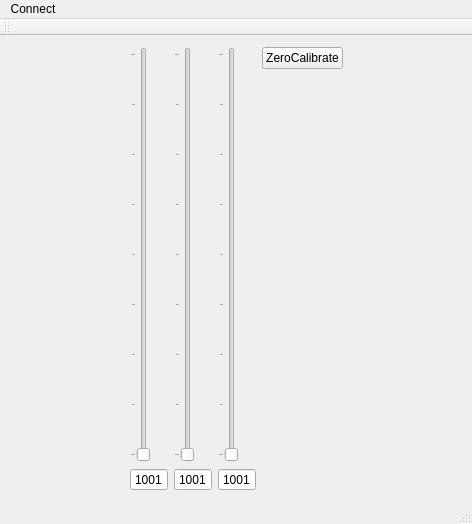
<?xml version="1.0" encoding="UTF-8"?>
<ui version="4.0">
 <class>TripodTestClass</class>
 <widget class="QMainWindow" name="TripodTestClass">
  <property name="geometry">
   <rect>
    <x>0</x>
    <y>0</y>
    <width>472</width>
    <height>524</height>
   </rect>
  </property>
  <property name="windowTitle">
   <string>TripodTest</string>
  </property>
  <widget class="QWidget" name="centralWidget">
   <layout class="QGridLayout" name="gridLayout">
    <item row="1" column="2">
     <widget class="QSpinBox" name="sb3">
      <property name="enabled">
       <bool>true</bool>
      </property>
      <property name="frame">
       <bool>true</bool>
      </property>
      <property name="readOnly">
       <bool>true</bool>
      </property>
      <property name="buttonSymbols">
       <enum>QAbstractSpinBox::NoButtons</enum>
      </property>
      <property name="maximum">
       <number>1023</number>
      </property>
      <property name="value">
       <number>1001</number>
      </property>
     </widget>
    </item>
    <item row="1" column="1">
     <widget class="QSpinBox" name="sb0">
      <property name="enabled">
       <bool>true</bool>
      </property>
      <property name="frame">
       <bool>true</bool>
      </property>
      <property name="readOnly">
       <bool>true</bool>
      </property>
      <property name="buttonSymbols">
       <enum>QAbstractSpinBox::NoButtons</enum>
      </property>
      <property name="maximum">
       <number>1023</number>
      </property>
      <property name="value">
       <number>1001</number>
      </property>
     </widget>
    </item>
    <item row="1" column="3">
     <widget class="QSpinBox" name="sb5">
      <property name="enabled">
       <bool>true</bool>
      </property>
      <property name="frame">
       <bool>true</bool>
      </property>
      <property name="readOnly">
       <bool>true</bool>
      </property>
      <property name="buttonSymbols">
       <enum>QAbstractSpinBox::NoButtons</enum>
      </property>
      <property name="maximum">
       <number>1023</number>
      </property>
      <property name="value">
       <number>1001</number>
      </property>
     </widget>
    </item>
    <item row="0" column="0">
     <spacer name="horizontalSpacer_2">
      <property name="orientation">
       <enum>Qt::Horizontal</enum>
      </property>
      <property name="sizeHint" stdset="0">
       <size>
        <width>40</width>
        <height>20</height>
       </size>
      </property>
     </spacer>
    </item>
    <item row="0" column="6">
     <spacer name="horizontalSpacer">
      <property name="orientation">
       <enum>Qt::Horizontal</enum>
      </property>
      <property name="sizeHint" stdset="0">
       <size>
        <width>40</width>
        <height>20</height>
       </size>
      </property>
     </spacer>
    </item>
    <item row="0" column="1">
     <widget class="QSlider" name="bar0">
      <property name="maximum">
       <number>1023</number>
      </property>
      <property name="orientation">
       <enum>Qt::Vertical</enum>
      </property>
      <property name="tickPosition">
       <enum>QSlider::TicksAbove</enum>
      </property>
      <property name="tickInterval">
       <number>128</number>
      </property>
     </widget>
    </item>
    <item row="0" column="2">
     <widget class="QSlider" name="bar3">
      <property name="maximum">
       <number>1023</number>
      </property>
      <property name="orientation">
       <enum>Qt::Vertical</enum>
      </property>
      <property name="tickPosition">
       <enum>QSlider::TicksAbove</enum>
      </property>
      <property name="tickInterval">
       <number>128</number>
      </property>
     </widget>
    </item>
    <item row="0" column="3">
     <widget class="QSlider" name="bar5">
      <property name="maximum">
       <number>1023</number>
      </property>
      <property name="orientation">
       <enum>Qt::Vertical</enum>
      </property>
      <property name="tickPosition">
       <enum>QSlider::TicksAbove</enum>
      </property>
      <property name="tickInterval">
       <number>128</number>
      </property>
     </widget>
    </item>
    <item row="0" column="5">
     <layout class="QVBoxLayout" name="verticalLayout">
      <item>
       <widget class="QPushButton" name="zeroCalibrate">
        <property name="text">
         <string>ZeroCalibrate</string>
        </property>
       </widget>
      </item>
      <item>
       <spacer name="verticalSpacer">
        <property name="orientation">
         <enum>Qt::Vertical</enum>
        </property>
        <property name="sizeHint" stdset="0">
         <size>
          <width>20</width>
          <height>40</height>
         </size>
        </property>
       </spacer>
      </item>
     </layout>
    </item>
   </layout>
  </widget>
  <widget class="QMenuBar" name="menuBar">
   <property name="geometry">
    <rect>
     <x>0</x>
     <y>0</y>
     <width>472</width>
     <height>21</height>
    </rect>
   </property>
   <widget class="QMenu" name="menuConnect">
    <property name="title">
     <string>Connect</string>
    </property>
   </widget>
   <addaction name="menuConnect"/>
  </widget>
  <widget class="QToolBar" name="mainToolBar">
   <attribute name="toolBarArea">
    <enum>TopToolBarArea</enum>
   </attribute>
   <attribute name="toolBarBreak">
    <bool>false</bool>
   </attribute>
  </widget>
  <widget class="QStatusBar" name="statusBar"/>
 </widget>
 <layoutdefault spacing="6" margin="11"/>
 <resources>
  <include location="tripodtest.qrc"/>
 </resources>
 <connections/>
</ui>
